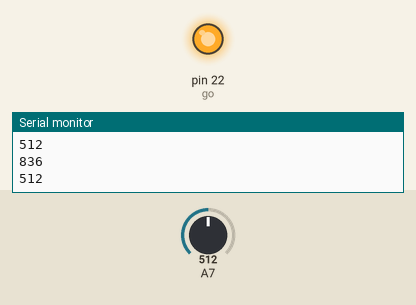
The sketch below on a simulated Arduino Mega 2560, built with avr-gcc and run on an emulated ATmega2560. On the bench: output pins drawn as LEDs (lit = HIGH), the last lines printed to the serial monitor. The test bench sets the inputs (shaded band); at power-on: A7 = 512.

Above: at 1.2 s.
1.3 s: A7 set to 83
2.8 s: A7 set to 72
At 4.0 s:
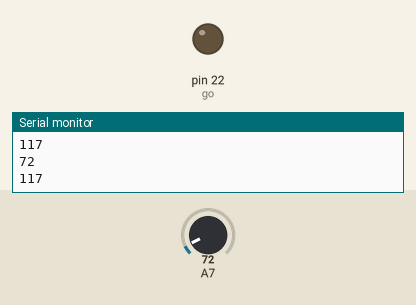
4.3 s: A7 set to 122
At 5.3 s:
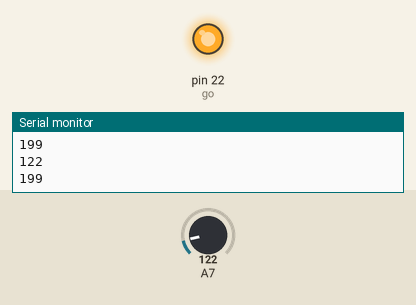
5.8 s: A7 set to 0
At 6.6 s:
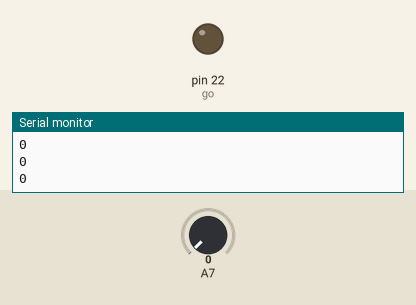
Timing chart, 0 to 8.3 s (numbered marks = the images above; inputs shaded):
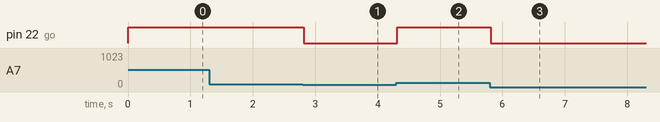

Measured:
- the behaviour switches between 79 and 78 on A7 (found by bisection; images 0 and 1)
- after the input at 2.8 s, pin 22 (go): HIGH → LOW at once
- after the input at 4.3 s, pin 22 (go): LOW → HIGH at once
- after the input at 5.8 s, pin 22 (go): HIGH → LOW at once

The sketch:

lightseeking.ino
```cpp
int light = 23;
int go = 22;
int val = 0;
int valnew = 0;

void setup(){
  pinMode(go, OUTPUT);
  Serial.begin(9600);
}

void loop()
{
  val = analogRead(light);
  Serial.println(val);
  valnew = map(val, 0, 156, 0, 255);
  Serial.println(valnew);
  analogWrite(go, valnew);
}
```
